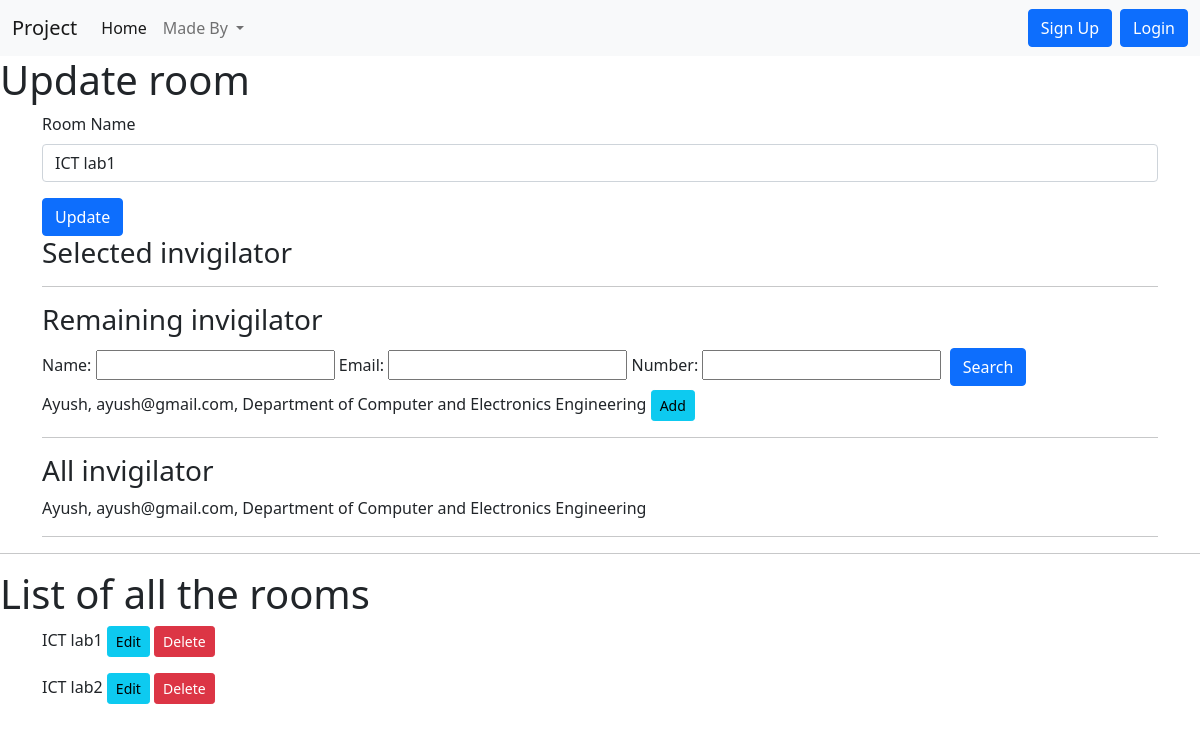
The page /updateroom/1 on the database its author committed.
### home/models.py (models this page shows, shortened)
class Addroom(models.Model):
    roomname=models.CharField(max_length=122)
    invigilatorsinroom=models.ManyToManyField(Newapp,blank=True)

class Newapp(models.Model):
    newappname=models.CharField(max_length=122)
    newappemail=models.CharField(max_length=122)
    newappphone=models.CharField(max_length=12)
    newappaddress=models.CharField(max_length=122)
    newappdepart=models.CharField(max_length=255)
    newappposition=models.CharField(max_length=255)

### home/views.py (the view)
# urls.py: path("updateroom/<addroom_id>",views.updateroom,name='updateroom'),
def updateroom(request, addroom_id):
    addroom_data = Addroom.objects.get(pk=addroom_id)
    allroom_data = Addroom.objects.all()
    teachers=addroom_data.invigilatorsinroom.all()
    removednewapp_data = Newapp.objects.exclude(pk__in=teachers)
    allnewapp_data = Newapp.objects.all()
    viewfilter = ViewtableFilter(request.GET, queryset=removednewapp_data)
    removednewapp_data = viewfilter.qs
    data = {
        'allroom_data': allroom_data,
        'addroom_data': addroom_data,
        'teachers':teachers,
        'allnewapp_data':allnewapp_data,
        'removednewapp_data':removednewapp_data,
        'viewfilter':viewfilter,
    }
    return render(request, "addroom.html", data)

### templates/addroom.html (shortened to what this page needs)
{% extends 'base.html' %}
{% block addroomcontent %}
{% if addroom_data %}
<h1>Update room</h1>
<div class="container">
  <form method="post" action="{% url 'updateroomfunc' addroom_data.id %}">
    <div class="mb-3">
      <label for="roomname" class="form-label">Room Name</label>
      <input value="{{addroom_data.roomname}}" type="text" required class="form-control" id="roomname" name="roomname" placeholder="Enter room name">
    </div>
    <button type="submit" class="btn btn-primary">Update</button>
  </form>
</div>
<div class="container">
    <h3>Selected invigilator</h3>
    <hr>
    <h3>Remaining invigilator</h3>
    <div>
      <form method="get">
        {{viewfilter.form}}
        <button class="btn btn-primary mx-1 my-1" type="submit">Search</button>
      </form>
      {% for r in removednewapp_data %}
      <p>{{r.newappname}}, {{r.newappemail}}, {{r.newappdepart}}
      <a href="{% url 'addinvigilatorinroom' r.id addroom_data.id%}"><button class="btn btn-info btn-sm">Add</button></a>
      </p>
      {% endfor %}
    </div>
    <hr>
    <h3>All invigilator</h3>
    <div>
      {% for a in allnewapp_data %}
      <p>{{a.newappname}}, {{a.newappemail}}, {{a.newappdepart}}</p>
      {% endfor %}
    </div>
    <hr>
</div>
{% endif %}
<hr>
<h1>List of all the rooms</h1>
<div class="container">
    {% for ard in allroom_data %}
    <p>{{ard.roomname}}  <a href="{% url 'updateroom' ard.id %}"><button class="btn btn-info btn-sm">Edit</button></a>
        <a href="{% url 'deleteroom' ard.id %}"><button class="btn btn-danger btn-sm">Delete</button></a>
    </p>
    {% endfor %}
</div>
{% endblock addroomcontent %}

### rows shown on the page
Addroom: roomname "ICT lab1"
Newapp: newappname "Ayush", newappemail "ayush@gmail.com", newappdepart "Department of Computer and Electronics Engineering"
Addroom: roomname "ICT lab2"
